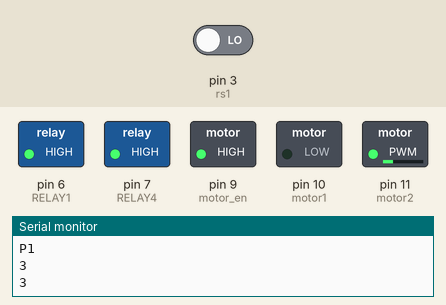
The sketch below on a simulated Arduino Uno, built with avr-gcc and run on an emulated ATmega328P. On the bench: switched loads named in the sketch (green lamp = pin HIGH), the last lines printed to the serial monitor. Wiring (inferred from the names in the program): 2 × IR receiver: data pin 12 / data pin 13. Inputs (shaded band) come from the test bench; at power-on: pin 3 (rs1) LOW.

Above: at 1.2 s.
1.3 s: pin 3 (rs1) driven HIGH
At 5.4 s:
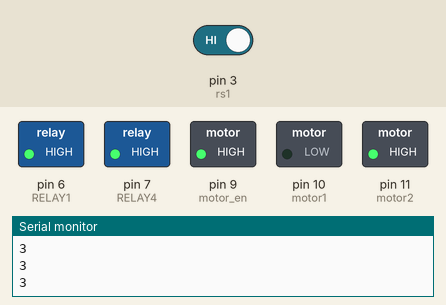
5.5 s: pin 3 (rs1) driven LOW
At 6.9 s:
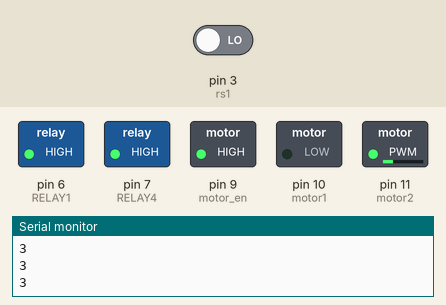
Timing chart, 0 to 8.5 s (numbered marks = the images above; inputs shaded):
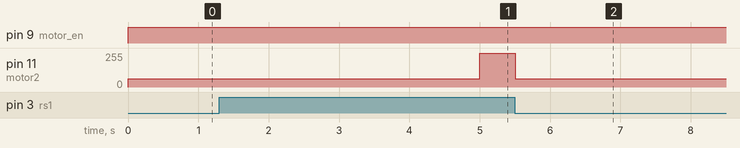

Measured:
- after the input at 1.3 s, pin 11 (motor2): 63/255 → 255/255 after 3.7 s
- after the input at 5.5 s, pin 11 (motor2): 255/255 → 63/255 at once

The sketch:

Important_jing_jing_na.ino
```cpp
#define remote1 13
#define remote2 12
//#define remote3 8
//#define remote4  5
#define RELAY1 6
#define RELAY4 7
#define motor1 10
#define motor2 11
#define motor_en 9
#define rs1 3
//#define rs2 3
//#define rs3 4
int num = 0;

void setup() {
  // put your setup code here, to run once:
  pinMode(remote1, INPUT);
  pinMode(remote2, INPUT);
//  pinMode(remote3, INPUT);
//  pinMode(remote4, INPUT);
  pinMode(RELAY1, OUTPUT);
  pinMode(RELAY4, OUTPUT);
  pinMode(motor1, OUTPUT);
  pinMode(motor2, OUTPUT);
  pinMode(motor_en, OUTPUT);
  pinMode(rs1, INPUT);
//  pinMode(rs2, INPUT);
//  pinMode(rs3, INPUT);
  Serial.begin(9600);

  // open relay
  digitalWrite(RELAY1, HIGH);
  digitalWrite(RELAY4, HIGH);

}

void loop() {
  // put your main code here, to run repeatedly:
  // pause motor
  digitalWrite(motor_en, HIGH);
  digitalWrite(motor1, LOW);
  digitalWrite(motor2, LOW);

//  // open relay
//  digitalWrite(RELAY1, HIGH);
//  digitalWrite(RELAY4, HIGH);

  // check remote number
  Serial.print(digitalRead(remote1));
  Serial.print(digitalRead(remote2));
//  Serial.print(digitalRead(remote3));
//  Serial.print(digitalRead(remote4));
  Serial.println();

  // loop for remote number checking
  if (digitalRead(remote1) == HIGH) {
    num = 1;
    Serial.println("P1");
    }
  else if (digitalRead(remote2) == HIGH) {
    num = 2;
    Serial.println("P2");
    }
//  else if (digitalRead(remote3) == HIGH) {
//    num = 3;
//    Serial.println("P3");
//    }
  else {
    num = 0;
    Serial.println("NOTHING TO DO");
    }

  // command loop
  switch (num) {
    case 0:
      digitalWrite(motor_en, HIGH);
      digitalWrite(motor1, LOW);
      digitalWrite(motor2, LOW);
      digitalWrite(RELAY1, HIGH);
      digitalWrite(RELAY4, HIGH);
      break;

    case 1:
      do {
        digitalWrite(motor_en, HIGH);
        digitalWrite(motor1, LOW);
        digitalWrite(motor2, HIGH);
        Serial.println(rs1);
        } while (digitalRead(rs1) == HIGH);
      do {
        digitalWrite(motor_en, HIGH);
        digitalWrite(motor1, LOW);
        analogWrite(motor2, 63);
        Serial.println(rs1);
        if (digitalRead(rs1) == HIGH) {
          digitalWrite(RELAY1, LOW);
          digitalWrite(RELAY4, LOW);
          }
        else if (digitalRead(rs1) == LOW) {
          digitalWrite(RELAY1, HIGH);
          digitalWrite(RELAY4, HIGH);
          }
        } while (digitalRead(rs1) == HIGH);
      delay(5000);
      digitalWrite(motor_en, HIGH);
      digitalWrite(motor1, LOW);
      digitalWrite(motor2, LOW);
      digitalWrite(RELAY1, HIGH);
      digitalWrite(RELAY4, HIGH);
      break;

    case 2:
      do {
        digitalWrite(motor_en, HIGH);
        digitalWrite(motor1, HIGH);
        digitalWrite(motor2, LOW);
        Serial.println(rs1);
        } while (digitalRead(rs1) == HIGH);
      do {
        digitalWrite(motor_en, HIGH);
        analogWrite(motor1, 63);
        digitalWrite(motor2, LOW);
        Serial.println(rs1);
        } while (digitalRead(rs1) == HIGH);
      delay(5000);
      digitalWrite(motor_en, HIGH);
      digitalWrite(motor1, LOW);
      digitalWrite(motor2, LOW);
      digitalWrite(RELAY1, HIGH);
      digitalWrite(RELAY4, HIGH);
      break;

//    case 3:
//      digitalWrite(motor_en, HIGH);
//      digitalWrite(motor1, LOW);
//      digitalWrite(motor2, LOW);
//      digitalWrite(RELAY1, HIGH);
//      digitalWrite(RELAY4, HIGH);
//      break;
      }

  // reset num value
  num = 0;

  // old algorithm
//  Serial.print(digitalRead(remote1));
//  Serial.print(digitalRead(remote2));
//  Serial.print(digitalRead(remote3));
//  Serial.println();
//
//  if (digitalRead(remote1) == HIGH) {
//    num = 1; }
//  else if (digitalRead(remote2) == HIGH) {
//    num = 2; }
//  else if (digitalRead(remote3) == HIGH) {
//    num = 3; }
//
//  switch (num) {
//    case 1:
//      do {
//        digitalWrite(motor_en, HIGH);
//        digitalWrite(motor1, LOW);
//        digitalWrite(motor2, HIGH);
//        } while (digitalRead(rs2) == LOW);
//      do {
//        digitalWrite(motor_en, HIGH);
//        digitalWrite(motor1, LOW);
//        analogWrite(motor2, 128);
//        } while (digitalRead(rs3) == LOW);
//      digitalWrite(motor_en, HIGH);
//      digitalWrite(motor1, LOW);
//      digitalWrite(motor2, LOW);
//      break;
//
//    case 2:
//      do {
//        digitalWrite(motor_en, HIGH);
//        digitalWrite(motor1, HIGH);
//        digitalWrite(motor2, LOW);
//        } while (digitalRead(rs2) == LOW);
//      do {
//        digitalWrite(motor_en, HIGH);
//        analogWrite(motor1, 128);
//        digitalWrite(motor2, LOW);
//        } while (digitalRead(rs1) == LOW);
//      digitalWrite(motor_en, HIGH);
//      digitalWrite(motor1, LOW);
//      digitalWrite(motor2, LOW);
//      break;
//
//    case 3:
//      break;
//  }
//
//  num = 0;

}
```
